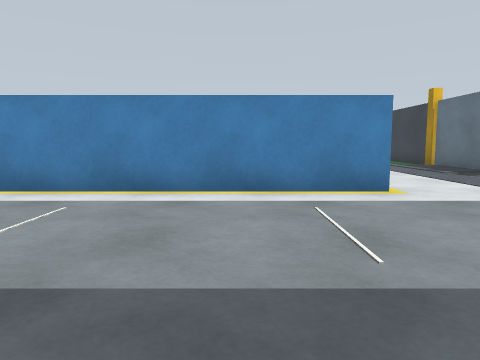
View 1 (above)

24 first-person views from a walk through a world built for the Gazebo simulator. The camera is 0.86 m above the floor, tilts 6° down and sees 70° across. The floor is counted in squares, 1 m on a side. Each view is taken from the middle of a square. On the plan, view 1 faces up. The plan holds only what a view shows up to about 12 squares ahead; the rest is blank.

View 2
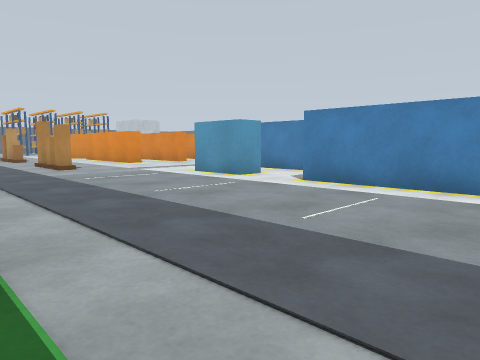

View 3
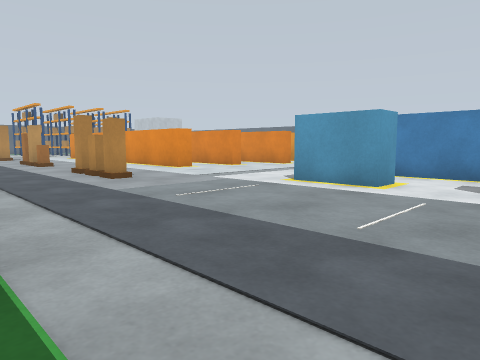

View 4
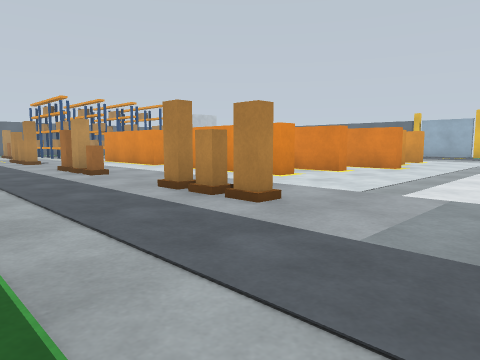

View 5
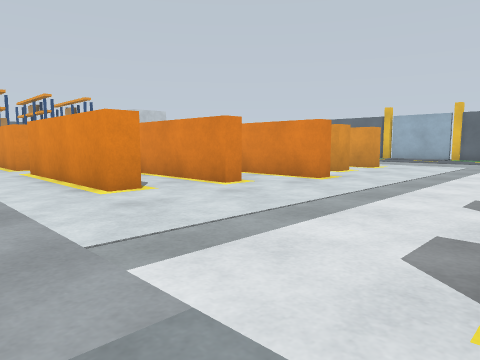

View 6
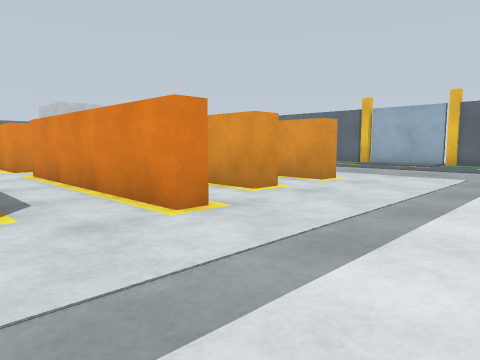

View 7
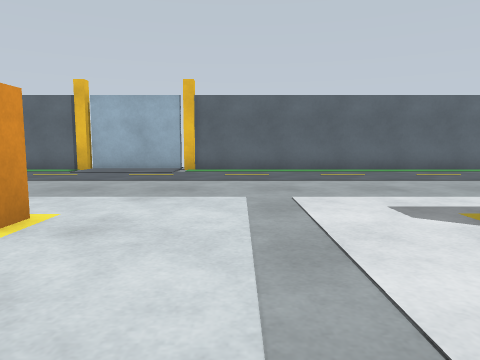

View 8
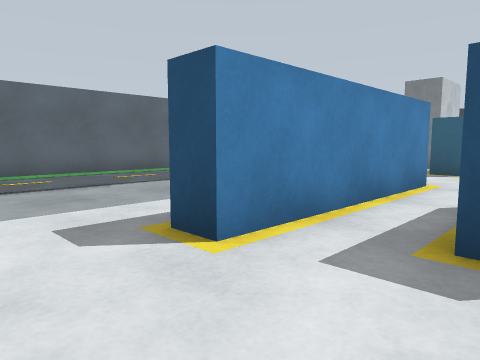

View 9
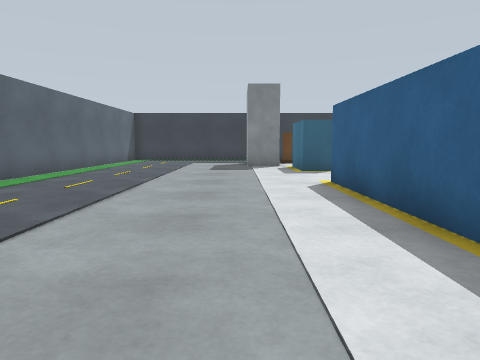

View 10
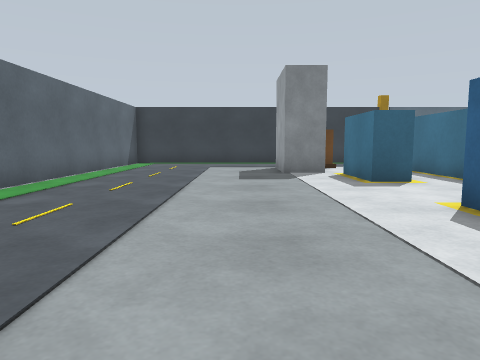

View 11
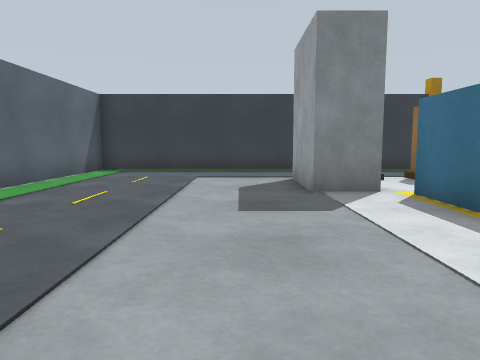

View 12
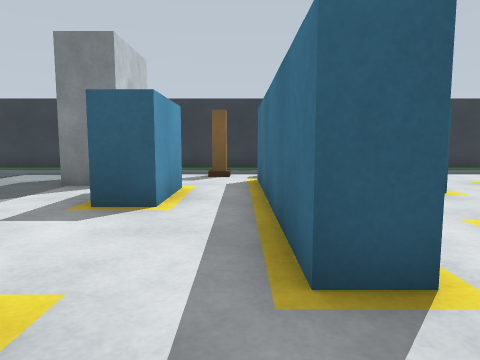

View 13
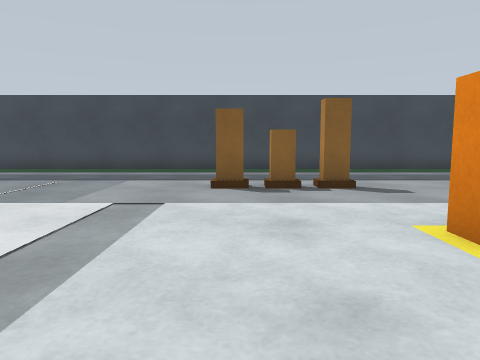

View 14
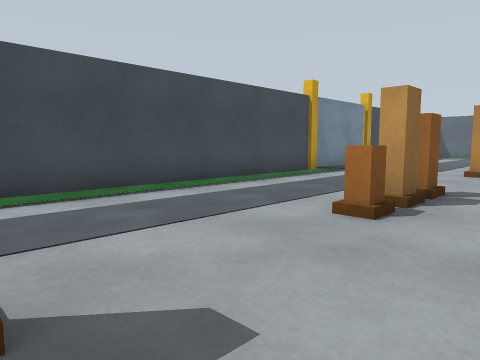

View 15
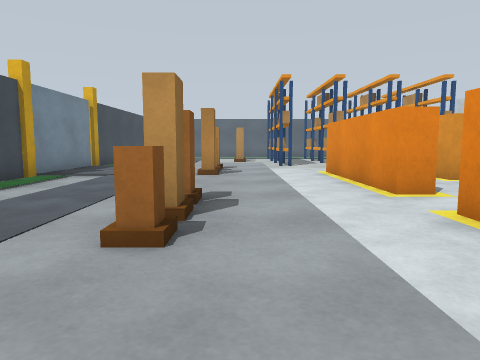

View 16
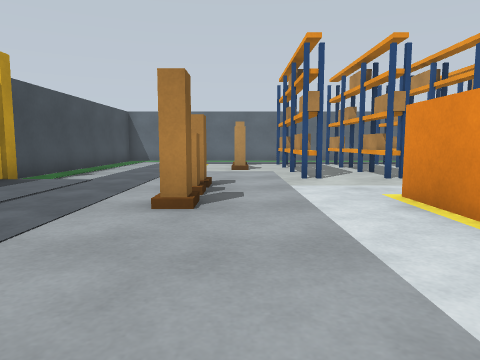

View 17
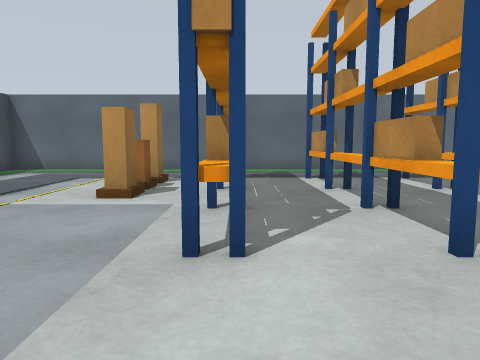

View 18
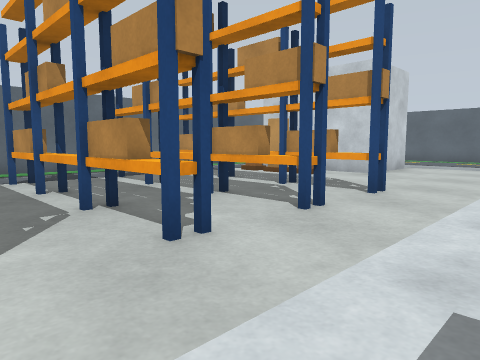

View 19
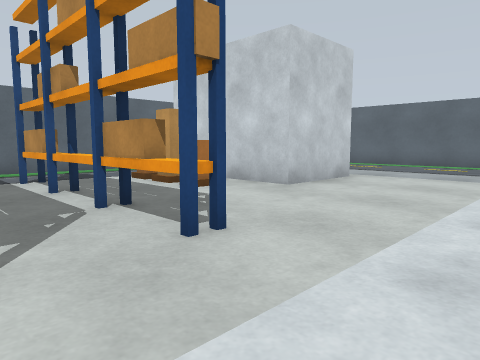

View 20
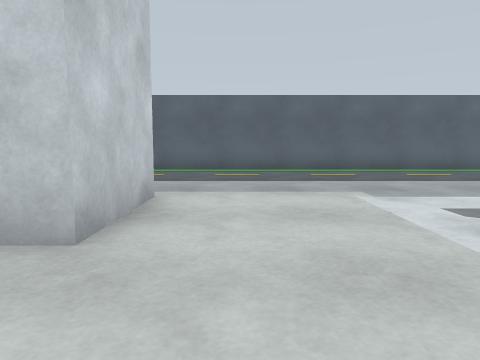

View 21
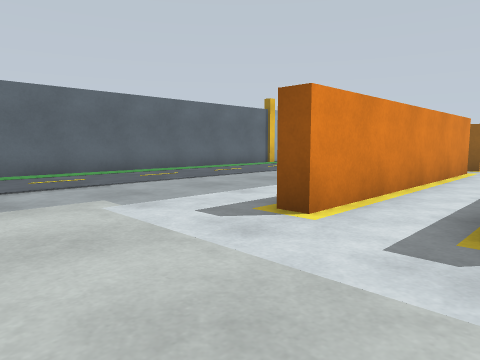

View 22
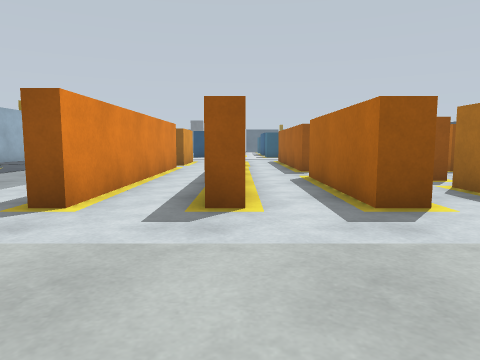

View 23
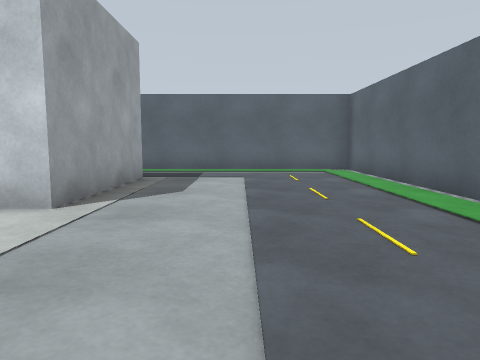

View 24
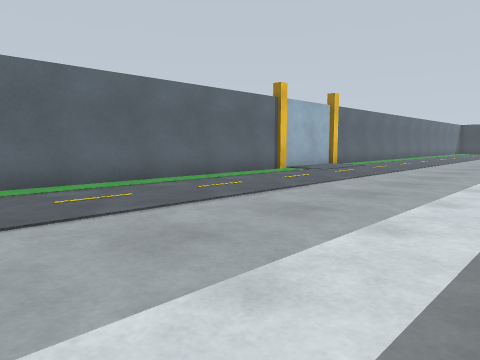

### Floor plan
Key: @ floor where view 1 was taken; # wall or solid block; . floor; G gate; B blue box; R brown box; P brown post; A orange box; F fence; U building; C rack; E grey box; O other object.
Columns run from 39 left of view 1 to 8 right of it. Each row starts with its distance up from view 1.
 25 FFFFFFFFFFFFFFFFFFFFFFGGGGFFFFFFFFFFFFFFFFFFFFFF
 24 F..............................................F
 23 F..............................................F
 22 F..............................................F
 21 F..............................................F
 20 F..............................................F
 19 F..............................................F
 18 F.. EEEE.............   .................UUU  .F
 17        E.....######## AAA.....######...BB..O...
 16     EEEE.............   ......######...BB..O...
 15 F.. ORO.............    .......................F
 14 F............#        AAA......BBBB.BBBBBBB    G
 13 F....................   .....       ...        G
 12 F...CCCCCC...#####.#######....        ..BBB  ..G
 11 F..............  .............         ...  ...G
 10 F...CCCCCC... A.     .........           ......
  9 F............ AA#    ####..... ###        ....
  8 F...CCCCCC...   ...   ........  ..        ....
  7 F............#####.#####......  B..       ....
  6 F...CCCCCC....................BBB..#######..
  5 F   ........................................
  4 F...PRR....................................
  3 F   .......OOPR...RRR..RPRR...............
  2 F.........................................
  1 F........................................
  0 F.... .................................@
 -1 F..   ..................................
 -2 FF    FFFFGGGGGFFFFFFFFFFFFFFFFFFFF

Positions as (right, up) in squares from view 1, and headings:
1: (0, 0), facing up
2: (0, -1), facing up-left
3: (-4, -1), facing up-left
4: (-9, -1), facing up-left
5: (-9, 4), facing up-left
6: (-10, 9), facing up-left
7: (-12, 13), facing up
8: (-11, 14), facing up-right
9: (-11, 19), facing right
10: (-8, 20), facing right
11: (-4, 20), facing right
12: (-5, 15), facing right
13: (-13, 10), facing down
14: (-15, 5), facing down-left
15: (-16, 4), facing left
16: (-21, 4), facing left
17: (-27, 6), facing left
18: (-27, 6), facing up-left
19: (-27, 10), facing up-left
20: (-30, 13), facing up
21: (-30, 14), facing up-right
22: (-31, 14), facing right
23: (-27, 21), facing left
24: (-27, 17), facing up-right
